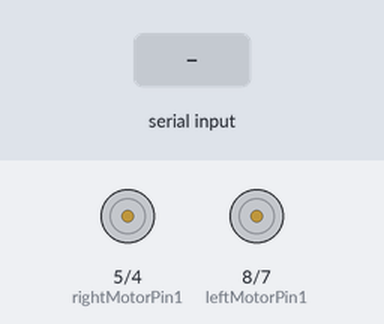
Bench run of a sketch on a simulated Arduino Uno, built with avr-gcc and run on an emulated ATmega328P. On the bench: motor-driver pin pairs drawn as motors (green arrow = first pin HIGH = forward, orange = second pin HIGH = backward, longer = more drive, scaled by the enable pin). Inputs (shaded band) come from the test bench. What the sketch prints to the serial monitor is not drawn.

Above: at 1.2 s.
1.3 s: "90:45\n" received over the second serial link
At 2.3 s:
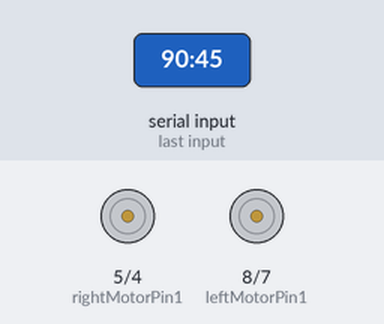
2.8 s: "30:150\n" received over the second serial link
At 3.1 s:
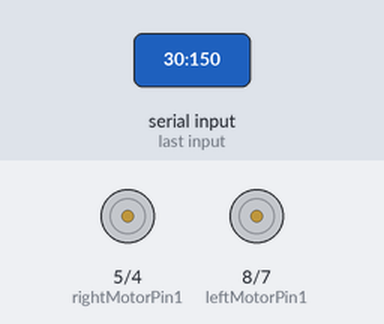
4.3 s: "90\n" received over the second serial link
At 5.5 s:
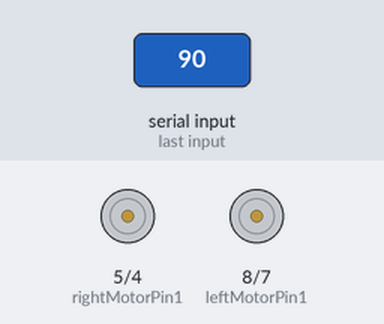
5.8 s: "5\n" received over the second serial link
At 6.7 s:
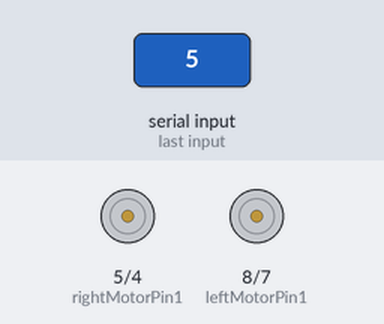
7.3 s: "200\n" received over the second serial link
At 8.0 s:
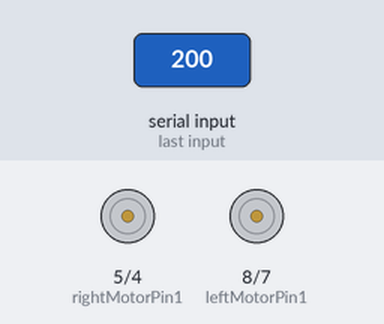
8.8 s: "90:45\n" received over the second serial link
At 9.2 s:
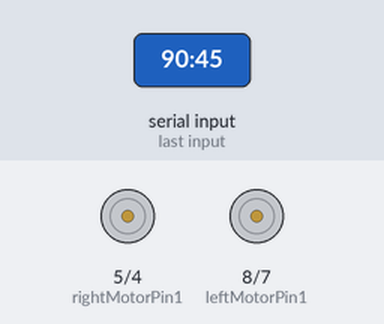
Timing chart, 0 to 11.3 s (numbered marks = the images above; inputs shaded):
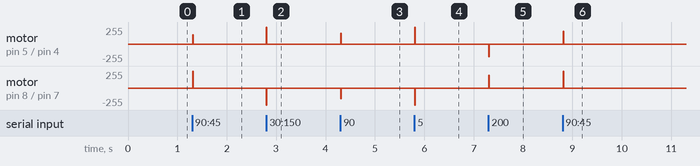

The sketch:

rc.ino
```cpp
#include <SoftwareSerial.h>

// Define SoftwareSerial pins for HC-05
SoftwareSerial BTSerial(10, 11);  // RX | TX (Connect HC-05 TX to Pin 10, HC-05 RX to Pin 11)

int leftMotorPin1 = 8;  // IN1 for left motor
int leftMotorPin2 = 7;  // IN2 for left motor
int rightMotorPin1 = 5; // IN3 for right motor
int rightMotorPin2 = 4; // IN4 for right motor

int leftMotorEnable = 9;  // ENA for left motor (PWM)
int rightMotorEnable = 3; // ENB for right motor (PWM)

String inputX = ""; // To build the X value
String inputY = ""; // To build the Y value
bool readingX = true;

int leftv =0;
int rightv =0;

void setup() {
  Serial.begin(9600);   // Serial Monitor
  BTSerial.begin(9600); // HC-05

  Serial.println("Bluetooth Ready");

  pinMode(leftMotorPin1, OUTPUT);
  pinMode(leftMotorPin2, OUTPUT);
  pinMode(rightMotorPin1, OUTPUT);
  pinMode(rightMotorPin2, OUTPUT);
  pinMode(leftMotorEnable, OUTPUT);
  pinMode(rightMotorEnable, OUTPUT);
}

void loop() {
  // Check if data is available from the HC-05 Bluetooth module

  if (!BTSerial.available()) {
    analogWrite(leftMotorEnable, 0);
    analogWrite(rightMotorEnable, 0);
  }

  while (BTSerial.available()) {
    char c = BTSerial.read(); // Read a single character from Bluetooth
    //Serial.print(); // Print label
    //Serial.print(c);       // Print received character
    if(readingX){
      if(c==':'){
        readingX=false;
      }else{
        inputX += String(c);
      }
    }else{
      if(c=='\n'){
        break;
      }else{
        inputY += String(c);
      }
    }
  }


  //Serial.println(inputX+inputY);
   int x = inputX.toInt();
   int y = inputY.toInt();

   //int ny = map(y,218, 62 ,-255, 255);

   //int nx = map(x, 62 , 218 ,-255, 255);

  if (y == 0){
    y= 140;
  }
  if (x == 0){
    x= 140;
  }

  //  leftv= map(y + x, 436, 124 , -255, 255);
  //  rightv= map(y - x,-156 ,156 ,-255, 255);
  // Serial.println(inputX);
  // Serial.println(inputY);
    y -= 140;
    x -= 140;

    y = map(y, 80 , -80, -255, 255);
    x = map(x, -80 , 80, -255, 255);
   //int ny = map(y,218, 62 ,-255, 255);

   //int nx = map(x, 62 , 218 ,-255, 255);

   leftv = constrain(y + x, -255, 255);
   rightv = constrain(y - x, -255, 255);


  if (leftv > 10) {
    analogWrite(leftMotorEnable, leftv);
    digitalWrite(leftMotorPin1, HIGH);
    digitalWrite(leftMotorPin2, LOW);
  }
  else if (leftv < -10) {
    analogWrite(leftMotorEnable, -leftv);
    digitalWrite(leftMotorPin1, LOW);
    digitalWrite(leftMotorPin2, HIGH);
  }
  else {
    analogWrite(leftMotorEnable, 0);
    digitalWrite(leftMotorPin1, LOW);
    digitalWrite(leftMotorPin2, LOW);
  }
  if (rightv > 10) {
    analogWrite(rightMotorEnable, rightv);
    digitalWrite(rightMotorPin1, HIGH);
    digitalWrite(rightMotorPin2, LOW);
  }
  else if (rightv < -10) {
    analogWrite(rightMotorEnable, -rightv);
    digitalWrite(rightMotorPin1, LOW);
    digitalWrite(rightMotorPin2, HIGH);
  }
  else {
    analogWrite(rightMotorEnable, 0);
    digitalWrite(rightMotorPin1, LOW);
    digitalWrite(rightMotorPin2, LOW);
  }
  leftv=0;
  rightv=0;
  inputX= "";
  inputY= "";
  readingX=true;
  delay(10);
}
```

Measured:
- after the input at 1.3 s, motor on pin 5 (rightMotorPin1) / pin 4 (rightMotorPin2): stopped → forward 142/255 at once, → stopped 0.01 s later; motor on pin 8 (leftMotorPin1) / pin 7 (leftMotorPin2): stopped → forward 255/255 at once, → stopped 0.01 s later
- after the input at 2.8 s, motor on pin 5 (rightMotorPin1) / pin 4 (rightMotorPin2): stopped → forward 255/255 at once, → stopped 0.01 s later; motor on pin 8 (leftMotorPin1) / pin 7 (leftMotorPin2): stopped → backward 255/255 at once, → stopped 0.01 s later
- after the input at 4.3 s, motor on pin 5 (rightMotorPin1) / pin 4 (rightMotorPin2): stopped → forward 160/255 at once, → stopped 0.01 s later; motor on pin 8 (leftMotorPin1) / pin 7 (leftMotorPin2): stopped → backward 160/255 at once, → stopped 0.01 s later
- after the input at 5.8 s, motor on pin 5 (rightMotorPin1) / pin 4 (rightMotorPin2): stopped → forward 255/255 at once, → stopped 0.01 s later; motor on pin 8 (leftMotorPin1) / pin 7 (leftMotorPin2): stopped → backward 255/255 at once, → stopped 0.01 s later
- after the input at 7.3 s, motor on pin 5 (rightMotorPin1) / pin 4 (rightMotorPin2): stopped → backward 191/255 at once, → stopped 0.01 s later; motor on pin 8 (leftMotorPin1) / pin 7 (leftMotorPin2): stopped → forward 191/255 at once, → stopped 0.01 s later
- after the input at 8.8 s, motor on pin 5 (rightMotorPin1) / pin 4 (rightMotorPin2): stopped → forward 191/255 at once, → stopped 0.01 s later; motor on pin 8 (leftMotorPin1) / pin 7 (leftMotorPin2): stopped → forward 255/255 at once, → stopped 0.01 s later
